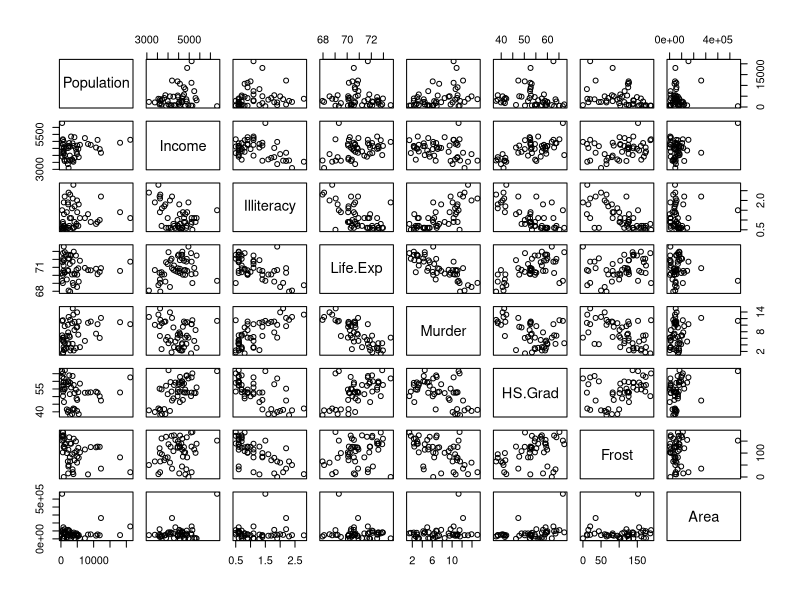

This chart was generated by the following R code:
# (1) 자료 확인
st <- data.frame(state.x77)     # 매트릭스를 데이터프레임으로 변환 
head(st)

# (2) 다중 산점도 작성
plot(st)

# (3) 다중 상관계수
cor(st)